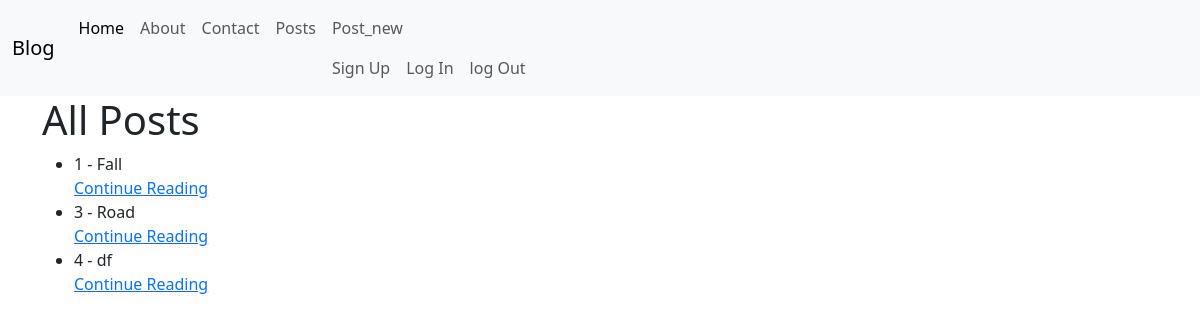
/posts/, run on the app's committed database.
### posts/models.py (models this page shows, shortened)
class Post(models.Model): # oop (object oriented programing)
    title = models.CharField(max_length=128)  # string
    subtitle = models.CharField(max_length=256)  # string
    body = models.TextField()  # string
    created_on = models.DateTimeField(auto_now_add=True)  # date / datetime
    author = models.ForeignKey(
        get_user_model(),
        on_delete=models.CASCADE
    )  # User model

### posts/views.py (the view)
# urls.py: path("", PostListView.as_view(), name="post_list"),
class PostListView(ListView): # GET requestto dysplay a liust of posts
    template_name = "post/list.html"
    model = Post
    context_object_name = "posts"

### templates/post/list.html (shortened to what this page needs)
{% extends 'base.html' %}
{% block content %}
    <h1>All Posts</h1>
    <div>
        <ul>
            {% for post in posts %}
                <li>{{post.id}} - {{ post.title}}</li>
                <a href="{% url 'post_detail' post.id %}">Continue Reading</a>
            {% endfor %}
        </ul>
    </div>
{% endblock %}

### data on the page
Post: id "1", title "Fall"
Post: id "3", title "Road"
Post: id "4", title "df"
